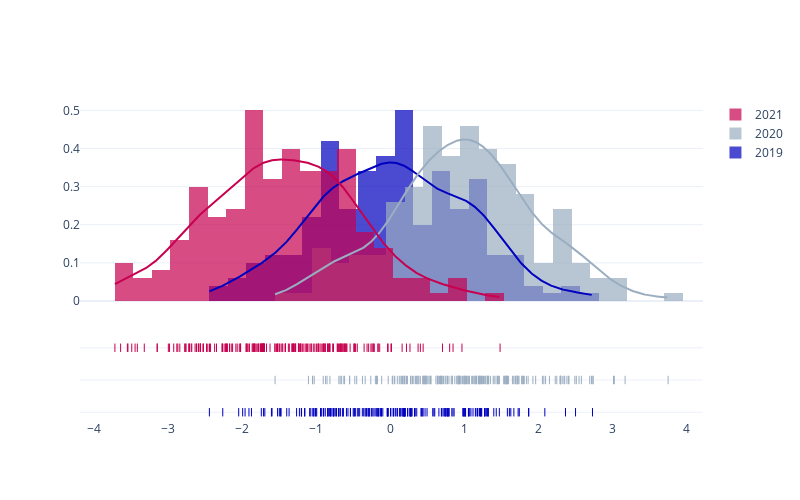

Notebook source saved alongside this figure:
### Code cell
# Source: https://plotly.com/python/distplot/
fig = create_distplot([df[c] for c in df.columns], df.columns, bin_size=.25, colors=pio.templates["statworx_plotly_theme"].layout.colorway)
fig.update_layout(
    width=800,
    height=500,
)
fig.show()

### Figure 1 — Plotly figure (JSON) as saved in the notebook; plotly's stock layout.template omitted (floating-point values rounded to 4 significant figures; data arrays with more than 128 entries replaced by an {"elided": "..."} marker saying what was removed)
{"data": [{"autobinx": false, "histnorm": "probability density", "legendgroup": "2019", "marker": {"color": "#0000bf"}, "name": "2019", "opacity": 0.7, "type": "histogram", "x": {"elided": "200 float values"}, "xaxis": "x", "xbins": {"end": 2.731, "size": 0.25, "start": -2.438}, "yaxis": "y"}, {"autobinx": false, "histnorm": "probability density", "legendgroup": "2020", "marker": {"color": "#9baec1"}, "name": "2020", "opacity": 0.7, "type": "histogram", "x": {"elided": "200 float values"}, "xaxis": "x", "xbins": {"end": 3.751, "size": 0.25, "start": -1.552}, "yaxis": "y"}, {"autobinx": false, "histnorm": "probability density", "legendgroup": "2021", "marker": {"color": "#c7014f"}, "name": "2021", "opacity": 0.7, "type": "histogram", "x": {"elided": "200 float values"}, "xaxis": "x", "xbins": {"end": 1.484, "size": 0.25, "start": -3.713}, "yaxis": "y"}, {"legendgroup": "2019", "marker": {"color": "#0000bf"}, "mode": "lines", "name": "2019", "showlegend": false, "type": "scatter", "x": {"elided": "500 float values"}, "xaxis": "x", "y": {"elided": "500 float values"}, "yaxis": "y"}, {"legendgroup": "2020", "marker": {"color": "#9baec1"}, "mode": "lines", "name": "2020", "showlegend": false, "type": "scatter", "x": {"elided": "500 float values"}, "xaxis": "x", "y": {"elided": "500 float values"}, "yaxis": "y"}, {"legendgroup": "2021", "marker": {"color": "#c7014f"}, "mode": "lines", "name": "2021", "showlegend": false, "type": "scatter", "x": {"elided": "500 float values"}, "xaxis": "x", "y": {"elided": "500 float values"}, "yaxis": "y"}, {"legendgroup": "2019", "marker": {"color": "#0000bf", "symbol": "line-ns-open"}, "mode": "markers", "name": "2019", "showlegend": false, "type": "scatter", "x": {"elided": "200 float values"}, "xaxis": "x", "y": {"elided": "200 str values"}, "yaxis": "y2"}, {"legendgroup": "2020", "marker": {"color": "#9baec1", "symbol": "line-ns-open"}, "mode": "markers", "name": "2020", "showlegend": false, "type": "scatter", "x": {"elided": "200 float values"}, "xaxis": "x", "y": {"elided": "200 str values"}, "yaxis": "y2"}, {"legendgroup": "2021", "marker": {"color": "#c7014f", "symbol": "line-ns-open"}, "mode": "markers", "name": "2021", "showlegend": false, "type": "scatter", "x": {"elided": "200 float values"}, "xaxis": "x", "y": {"elided": "200 str values"}, "yaxis": "y2"}], "layout": {"barmode": "overlay", "height": 500, "hovermode": "closest", "legend": {"traceorder": "reversed"}, "width": 800, "xaxis": {"anchor": "y2", "domain": [0, 1], "zeroline": false}, "yaxis": {"anchor": "free", "domain": [0.35, 1], "position": 0}, "yaxis2": {"anchor": "x", "domain": [0, 0.25], "dtick": 1, "showticklabels": false}}}
